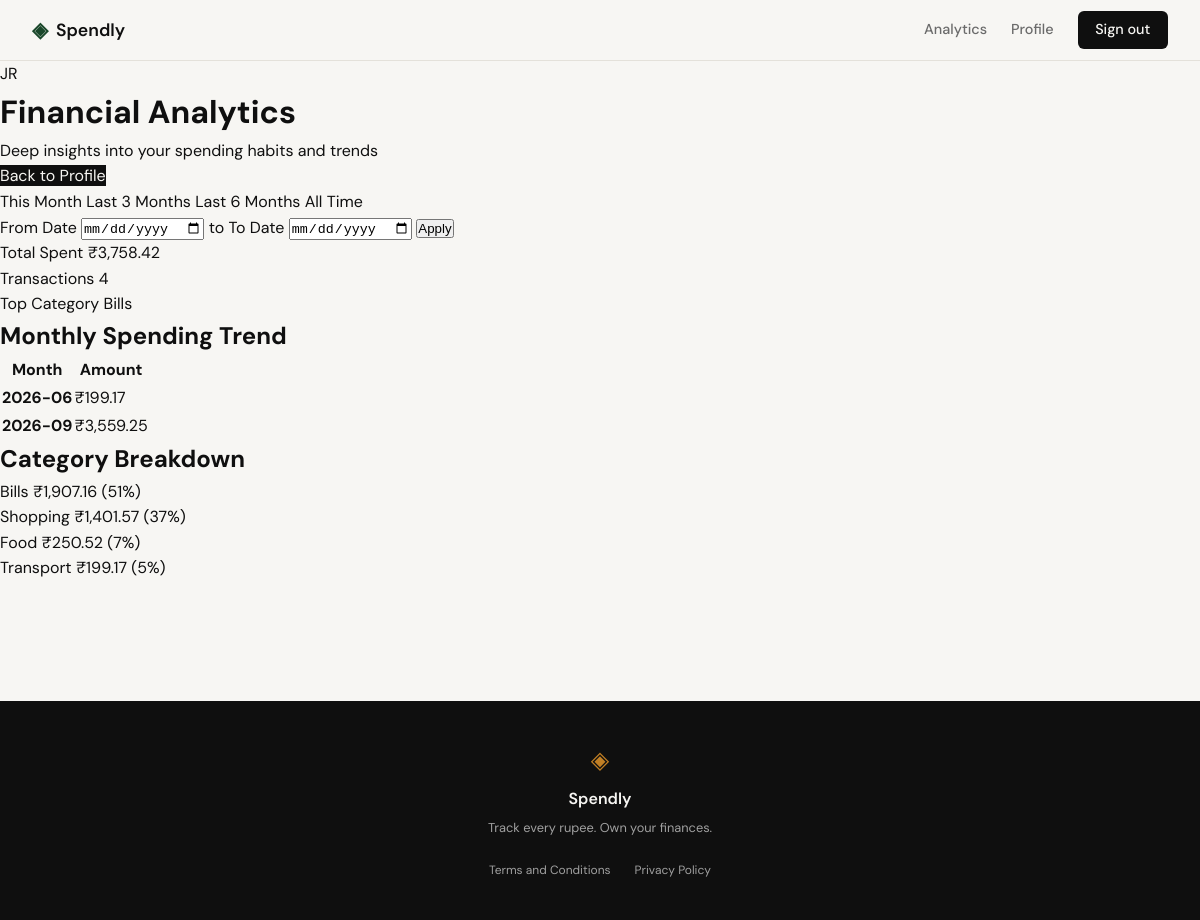
Screenshot of /analytics (signed in) with the database file from the repository.
### tables this page shows
CREATE TABLE expenses (
                id INTEGER PRIMARY KEY AUTOINCREMENT,
                user_id INTEGER NOT NULL,
                amount REAL NOT NULL,
                category TEXT NOT NULL,
                date TEXT NOT NULL,
                description TEXT,
                created_at TEXT DEFAULT CURRENT_TIMESTAMP,
                FOREIGN KEY (user_id) REFERENCES users (id) ON DELETE CASCADE
            );

### app.py (the view)
@app.route("/analytics")
def analytics():
    if not session.get("user_id"):
        return redirect(url_for("login"))
    user_data = get_user_by_id(session["user_id"])
    if not user_data:
        session.clear()
        return redirect(url_for("login"))
    name_parts = user_data["name"].split()
    initials = "".join([part[0].upper() for part in name_parts if part])
    try:
        created_at = datetime.strptime(user_data["created_at"], "%Y-%m-%d %H:%M:%S")
        joined_date = created_at.strftime("%B %Y")
    except:
        joined_date = "Recently"
    user = {
        "name": user_data["name"],
        "email": user_data["email"],
        "initials": initials,
        "joined_date": joined_date
    }
    date_from = request.args.get("date_from")
    date_to = request.args.get("date_to")
    parsed_from = None
    parsed_to = None
    if date_from:
        try:
            parsed_from = datetime.strptime(date_from, "%Y-%m-%d").date()
        except ValueError:
            date_from = None
    if date_to:
        try:
            parsed_to = datetime.strptime(date_to, "%Y-%m-%d").date()
        except ValueError:
            date_to = None
    if parsed_from and parsed_to and parsed_from > parsed_to:
        flash("Start date must be before end date.", "error")
        date_from = None
        date_to = None
        parsed_from = None
        parsed_to = None
    today = datetime.now().date()
    first_of_month = today.replace(day=1)
    three_months_ago = today - relativedelta(months=3)
    six_months_ago = today - relativedelta(months=6)
    preset_urls = {
        "this_month": url_for('analytics',
                              date_from=first_of_month.strftime('%Y-%m-%d'),
                              date_to=today.strftime('%Y-%m-%d')),
        "last_3_months": url_for('analytics',
                                  date_from=three_months_ago.strftime('%Y-%m-%d'),
                                  date_to=today.strftime('%Y-%m-%d')),
        "last_6_months": url_for('analytics',
                                  date_from=six_months_ago.strftime('%Y-%m-%d'),
                                  date_to=today.strftime('%Y-%m-%d')),
        "all_time": url_for('analytics')
    }
    active_preset = None
    if parsed_from and parsed_to:
        if parsed_from == first_of_month and parsed_to == today:
            active_preset = "this_month"
        elif parsed_from == three_months_ago and parsed_to == today:
            active_preset = "last_3_months"
        elif parsed_from == six_months_ago and parsed_to == today:
            active_preset = "last_6_months"
        else:
            active_preset = "custom"
    elif not parsed_from and not parsed_to:
        active_preset = "all_time"
    user_id = session["user_id"]
    stats = get_summary_stats(user_id, date_from=date_from, date_to=date_to)
    categories = get_category_breakdown(user_id, date_from=date_from, date_to=date_to)
    monthly_trend = get_monthly_spending_trend(user_id, date_from=date_from, date_to=date_to)
    return render_template(
        "analytics.html",
        user=user,
        stats=stats,
        categories=categories,
        monthly_trend=monthly_trend,
        date_from=date_from,
        date_to=date_to,
        active_preset=active_preset,
        preset_urls=preset_urls
    )

### database/db.py (called while the page is built)
def get_db():
    conn = sqlite3.connect(DATABASE_PATH)
    conn.row_factory = sqlite3.Row
    conn.execute("PRAGMA foreign_keys = ON")
    return conn

def get_user_by_id(user_id):
    with get_db() as conn:
        user = conn.execute(
            "SELECT id, name, email, created_at FROM users WHERE id = ?",
            (user_id,)
        ).fetchone()
        return dict(user) if user else None

### database/queries.py (called while the page is built)
def format_amount(amount):
    return f"{amount:,.2f}"

### templates/analytics.html (shortened to what this page needs)
{% extends "base.html" %}
{% block content %}
<div class="profile-container">
    <header class="profile-header">
        <div class="user-card">
            <div class="avatar">{{ user.initials }}</div>
            <div class="user-details">
                <h1>Financial Analytics</h1>
                <p class="user-email">Deep insights into your spending habits and trends</p>
            </div>
        </div>
        <a href="{{ url_for('profile') }}" class="logout-btn" style="background: var(--ink); color: var(--paper);">Back to Profile</a>
    </header>
    <section class="filter-bar">
        <div class="filter-presets">
            <a href="{{ preset_urls.this_month }}"
               class="preset-btn {% if active_preset == 'this_month' %}active{% endif %}">
                This Month
            </a>
            <a href="{{ preset_urls.last_3_months }}"
               class="preset-btn {% if active_preset == 'last_3_months' %}active{% endif %}">
                Last 3 Months
            </a>
            <a href="{{ preset_urls.last_6_months }}"
               class="preset-btn {% if active_preset == 'last_6_months' %}active{% endif %}">
                Last 6 Months
            </a>
            <a href="{{ preset_urls.all_time }}"
               class="preset-btn {% if active_preset == 'all_time' %}active{% endif %}">
                All Time
            </a>
        </div>
        <form method="GET" action="{{ url_for('analytics') }}" class="filter-custom">
            <label for="date_from" class="visually-hidden">From Date</label>
            <input type="date"
                   id="date_from"
                   name="date_from"
                   value="{{ date_from or '' }}"
                   class="date-input">
            <span class="filter-separator">to</span>
            <label for="date_to" class="visually-hidden">To Date</label>
            <input type="date"
                   id="date_to"
                   name="date_to"
                   value="{{ date_to or '' }}"
                   class="date-input">
            <button type="submit" class="filter-submit-btn">Apply</button>
        </form>
    </section>
    <section class="stats-grid">
        <div class="stat-card">
            <span class="stat-label">Total Spent</span>
            <span class="stat-value">₹{{ stats.total_spent }}</span>
        </div>
        <div class="stat-card">
            <span class="stat-label">Transactions</span>
            <span class="stat-value">{{ stats.count }}</span>
        </div>
        <div class="stat-card">
            <span class="stat-label">Top Category</span>
            <span class="stat-value">{{ stats.top_category }}</span>
        </div>
    </section>
    <div class="profile-main-grid">
        <section class="history-section">
            <h2>Monthly Spending Trend</h2>
            {% if monthly_trend %}
            <div class="table-wrapper">
                <table class="history-table">
                    <thead>
                        <tr>
                            <th>Month</th>
                            <th class="text-right">Amount</th>
                        </tr>
                    </thead>
                    <tbody>
                        {% for trend in monthly_trend %}
                        <tr>
                            <td><strong>{{ trend.month }}</strong></td>
                            <td class="text-right">₹{{ trend.amount }}</td>
                        </tr>
                        {% endfor %}
                    </tbody>
                </table>
            </div>
            {% else %}
            <p class="empty-state" style="padding: 2rem; color: var(--ink-muted); text-align: center;">No monthly data available for this date range.</p>
            {% endif %}
        </section>
        <section class="breakdown-section">
            <h2>Category Breakdown</h2>
            {% if categories %}
            <div class="category-list">
                {% for cat in categories %}
                <div class="category-item">
                    <div class="category-info">
                        <span class="category-name">{{ cat.name }}</span>
                        <span class="category-amount">₹{{ cat.amount }} ({{ cat.percentage }}%)</span>
                    </div>
                </div>
                {% endfor %}
            </div>
            {% else %}
            <p class="empty-state" style="padding: 2rem; color: var(--ink-muted); text-align: center;">No category breakdown available.</p>
            {% endif %}
        </section>
    </div>
</div>
{% endblock %}

### templates/base.html (shortened to what this page needs)
<!DOCTYPE html>
<html lang="en">
<head>
    <link rel="stylesheet" href="{{ url_for('static', filename='css/style.css') }}">
</head>
<body>
    <nav class="navbar">
        <div class="nav-inner">
            <a href="{{ url_for('landing') }}" class="nav-brand">
                <span class="brand-icon">◈</span>
                <span class="brand-name">Spendly</span>
            </a>
            <div class="nav-links">
                {% if session.get('user_id') %}
                    <a href="{{ url_for('analytics') }}" class="{% if request.endpoint == 'analytics' %}active{% endif %}">Analytics</a>
                    <a href="{{ url_for('profile') }}" class="{% if request.endpoint == 'profile' %}active{% endif %}">Profile</a>
                    <a href="{{ url_for('logout') }}" class="nav-cta">Sign out</a>
                {% else %}
                    <a href="{{ url_for('login') }}">Sign in</a>
                    <a href="{{ url_for('register') }}" class="nav-cta">Get started</a>
                {% endif %}
            </div>
        </div>
    </nav>
    <main class="main-content">
        {% block content %}{% endblock %}
    </main>
    <footer class="footer">
        <div class="footer-inner">
            <span class="brand-icon">◈</span>
            <span class="footer-name">Spendly</span>
            <p class="footer-copy">Track every rupee. Own your finances.</p>
            <div class="footer-links">
                <a href="{{ url_for('terms') }}">Terms and Conditions</a>
                <a href="{{ url_for('privacy') }}">Privacy Policy</a>
            </div>
        </div>
    </footer>
</body>
</html>

### static/css/style.css (style rules this page uses)
:root { --ink: #0f0f0f; --ink-soft: #2d2d2d; --ink-muted: #6b6b6b; --ink-faint: #a0a0a0; --paper: #f7f6f3; --paper-warm: #f0ede6; --paper-card: #ffffff; --accent: #1a472a; --accent-light: #e8f0eb; --accent-2: #c17f24; --accent-2-light: #fdf3e3; --danger: #c0392b; --danger-light: #fdecea; --border: #e4e1da; --border-soft: #eeebe4; --font-display: 'DM Serif Display', Georgia, serif; --font-body: 'DM Sans', system-ui, sans-serif; --max-width: 1200px; --auth-width: 440px; --radius-sm: 6px; --radius-md: 12px; --radius-lg: 20px; }
*, *::before, *::after { box-sizing: border-box; margin: 0; padding: 0; }
html { font-size: 16px; scroll-behavior: smooth; }
body { background: var(--paper); color: var(--ink); font-family: var(--font-body); font-size: 1rem; line-height: 1.6; -webkit-font-smoothing: antialiased; }
a { color: inherit; text-decoration: none; }
.navbar { position: sticky; top: 0; z-index: 100; background: var(--paper); border-bottom: 1px solid var(--border); padding: 0 2rem; }
.nav-inner { max-width: var(--max-width); margin: 0 auto; height: 60px; display: flex; align-items: center; justify-content: space-between; }
.nav-brand { display: flex; align-items: center; gap: 0.5rem; font-family: var(--font-body); font-weight: 600; font-size: 1.1rem; color: var(--ink); }
.brand-icon { color: var(--accent); font-size: 1.3rem; }
.brand-name { color: var(--ink); }
.nav-links { display: flex; align-items: center; gap: 1.5rem; font-size: 0.9rem; font-weight: 500; }
.nav-links a { color: var(--ink-muted); transition: color 0.2s; }
.nav-cta { background: var(--ink) !important; color: var(--paper) !important; padding: 0.45rem 1.1rem; border-radius: var(--radius-sm); transition: background 0.2s !important; }
.main-content { min-height: calc(100vh - 60px - 100px); }
.footer { background: var(--ink); color: var(--paper); padding: 2.5rem 2rem; text-align: center; }
.footer-inner { display: flex; flex-direction: column; align-items: center; gap: 0.4rem; }
.footer .brand-icon { color: var(--accent-2); font-size: 1.5rem; }
.footer-name { font-weight: 600; font-size: 1rem; }
.footer-copy { font-size: 0.8rem; color: var(--ink-faint); }
.footer-links { display: flex; gap: 1.5rem; margin-top: 1rem; }
.footer-links a { font-size: 0.75rem; color: var(--ink-faint); transition: color 0.2s; }

### rows the page displays
expenses: top_category "Bills", name "Bills", amount "1,907.16", percentage "51"
expenses: name "Shopping", amount "1,401.57", percentage "37"
expenses: name "Food", amount "250.52", percentage "7"
expenses: name "Transport", amount "199.17", percentage "5"

### other values shown
{{ user.initials }} "JR"
{{ stats.total_spent }} "3,758.42"
{{ stats.count }} "4"
{{ trend.month }} "2026-06" "2026-09"
{{ trend.amount }} "199.17" "3,559.25"
